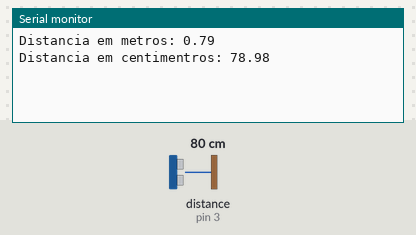
Bench run of a sketch on a simulated Arduino Uno, built with avr-gcc and run on an emulated ATmega328P. On the bench: the last lines printed to the serial monitor. Wiring (inferred from the names in the program): ultrasonic range finder: trigger pin 2; echo pin 3. The inputs (shaded band) are chosen by the test bench; at power-on: distance to the obstacle (sensor on pin 3) 80 cm. The echo pulse lasts 58.3 µs per cm.

Above: at 2.2 s.
2.3 s: distance to the obstacle (sensor on pin 3) set to 2 cm
At 4.4 s:
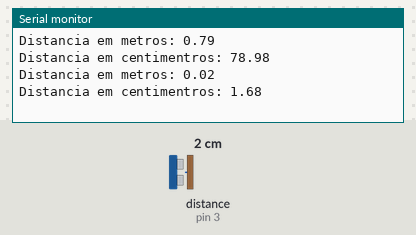
5.0 s: distance to the obstacle (sensor on pin 3) set to 4 cm
At 6.0 s:
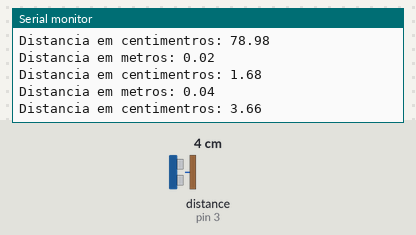
Timing chart, 0 to 8.0 s (numbered marks = the images above; inputs shaded):
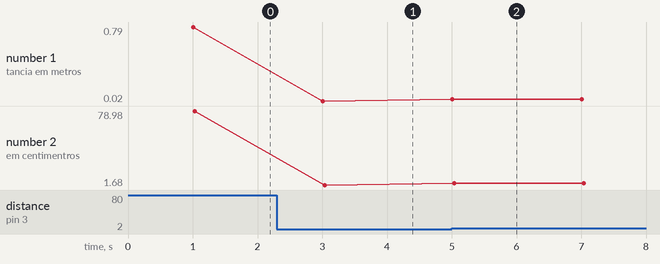

The sketch:

Ultrassonico.ino
```cpp
//Sensor de Distância Ultrassônico HC-SR04

int PinTrigger = 2; //pino usado para disparar os pulsos do sensor

int PinEcho = 3; //pino usado para ler a saída do sensor

float TempoEcho = 0; //variável tempo do eco

const float velocidadeSom_mps = 340; //em metros por segundo

const float velocidadeSom_mpus = 0.000340; //em metros por microssegundo

void setup()

{

pinMode(PinTrigger, OUTPUT); //configura pino Trigger como saída

digitalWrite(PinTrigger, LOW); //pino trigger - nível baixo

pinMode(PinEcho, INPUT); //configura pino ECHO como entrada

Serial.begin(9600); //inicializa monitor serial 9600 Bps

delay(1000);//atraso de 1000milisegundos

}

void loop()

{

DisparaPulsoUltrassonico(); //dispara pulso ultrassônico

TempoEcho = pulseIn(PinEcho, HIGH); //mede duração do pulso HIGH de eco em micro seg

Serial.print("Distancia em metros: "); //mostra no monitor serial

Serial.println(CalculaDistancia(TempoEcho)/1000000); // mostra o cálculo de distância em metros

Serial.print("Distancia em centimentros: "); //mostra no monitor serial

Serial.println(CalculaDistancia(TempoEcho) / 10000); //mostra o cálculo de distância em cm

delay(2000); // atraso de 2 segundos

}

void DisparaPulsoUltrassonico()

{

digitalWrite(PinTrigger, HIGH); // pulso alto de Trigger

delayMicroseconds(10); // atraso de 10 milisegundos

digitalWrite(PinTrigger, LOW); // pulso baixo de Trigger

}

float CalculaDistancia(float tempo_us_){

return ((tempo_us_* velocidadeSom_mps)/ 2 ); //calcula distancia em metros

}
```

Measured:
- after the input at 2.3 s, the serial monitor: prints a new line after 0.71 s (image 1)
- after the input at 5.0 s, the serial monitor: prints a new line at once (image 2)
- plotted number 1: 0.79 → 0.02 after the input at 2.3 s, 0.02 → 0.04 after the input at 5.0 s
- plotted number 2: 78.98 → 1.68 after the input at 2.3 s, 1.68 → 3.66 after the input at 5.0 s
